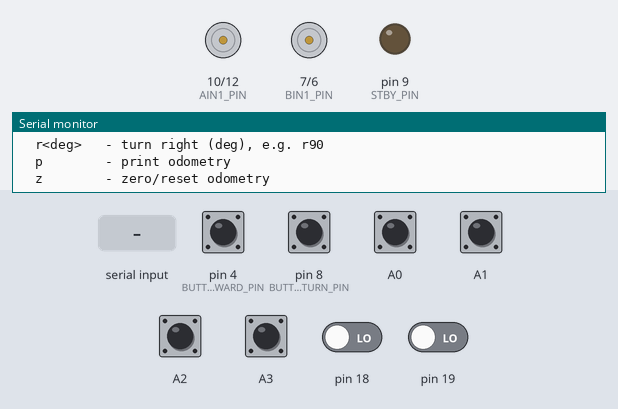
This sketch was run on a simulated Arduino Uno, built with avr-gcc and run on an emulated ATmega328P. Parts: motor-driver pin pairs drawn as motors (green arrow = first pin HIGH = forward, orange = second pin HIGH = backward, longer = more drive, scaled by the enable pin, stopped while the standby pin is LOW), output pins drawn as LEDs (lit = HIGH), the last lines printed to the serial monitor. The test bench sets the inputs (shaded band); at power-on: A0–3, pin 4 (BUTTON_FORWARD_PIN), pin 8 (BUTTON_TURN_PIN) HIGH, pin 18, pin 19 LOW.

Above: at 1.2 s.
1.3 s: pin 8 (BUTTON_TURN_PIN) pulled LOW for 0.15 s
At 4.2 s:
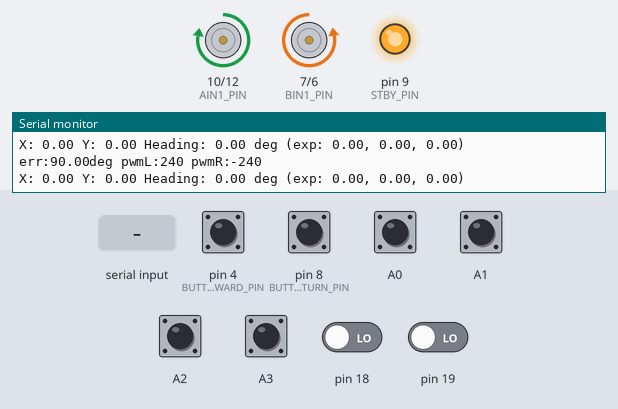
4.4 s: "r90\n" received over Serial
7.4 s: pin 4 (BUTTON_FORWARD_PIN) pulled LOW for 0.15 s
At 8.6 s:
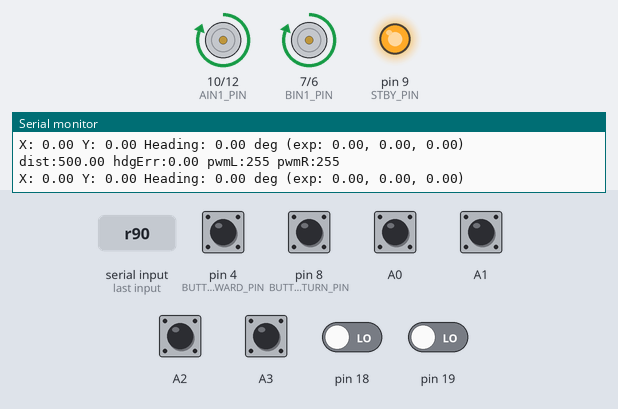
9.0 s: "l,45\n" received over Serial
12.0 s: A0 pulled LOW for 0.15 s
At 13.0 s:
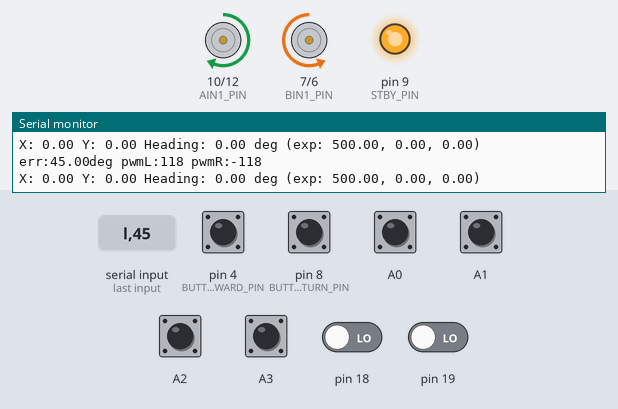
Timing chart, 0 to 18.0 s (numbered marks = the images above; inputs shaded):
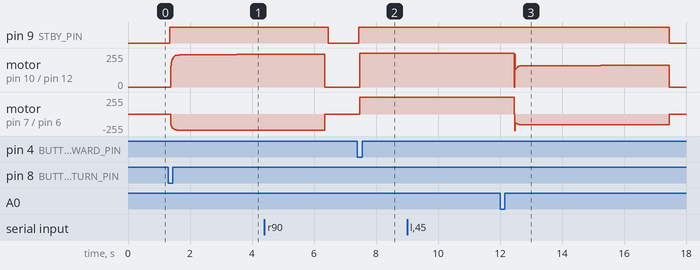

Measured:
- after the input at 1.3 s, pin 9 (STBY_PIN): LOW → HIGH after 0.05 s; motor on pin 10 (AIN1_PIN) / pin 12 (AIN2_PIN): moves from stopped to forward 244/255 over 2.1 s, starting after 0.07 s; motor on pin 7 (BIN1_PIN) / pin 6 (BIN2_PIN): moves from stopped to backward 245/255 over 2.1 s, starting after 0.07 s
- after the input at 7.4 s, pin 9 (STBY_PIN): LOW → HIGH after 0.05 s; motor on pin 10 (AIN1_PIN) / pin 12 (AIN2_PIN), motor on pin 7 (BIN1_PIN) / pin 6 (BIN2_PIN): stopped → forward 255/255 after 0.07 s

The sketch:

baseline.ino
```cpp
// Baseline: Simple encoder odometry with position PID
// No cascaded loops, no adaptive velocity - just the essentials

// ============== CONFIGURATION ==============

// Motor pins (same as original)
const int PWMA_PIN = 11;
const int AIN1_PIN = 10;
const int AIN2_PIN = 12;
const int PWMB_PIN = 5;
const int BIN1_PIN = 7;
const int BIN2_PIN = 6;
const int STBY_PIN = 9;

// Encoder pins (quadrature on A0-A3)
// Left encoder:  A0 (channel A), A1 (channel B)
// Right encoder: A2 (channel A), A3 (channel B)

// Button pins
const int BUTTON_FORWARD_PIN = 4;  // 500mm straight
const int BUTTON_TURN_PIN = 8;     // 90° left turn

// Robot measurements - FILL THESE IN
const float WHEEL_DIAMETER_MM = 73.025;  // 2 7/8 inches
const float WHEEL_BASE_MM = 180.0;       // Distance between wheel centers
const int COUNTS_PER_REV = 900;          // Quadrature encoder counts per revolution

// Derived constants
const float MM_PER_COUNT = (PI * WHEEL_DIAMETER_MM) / COUNTS_PER_REV;

// Timing
const unsigned long LOOP_PERIOD_US = 20000;  // 50Hz

// PID gains - START WITH THESE, TUNE AS NEEDED
// Position PID (for straight driving)
float Kp_pos = 10.0;
float Ki_pos = 0.0;
float Kd_pos = 0.5;

// Heading PID (for turning)
float Kp_heading = 150.0;
float Ki_heading = 1.0;
float Kd_heading = 5.0;

// Heading correction during straights (can be different)
float Kp_heading_straight = 1000.0;

// Motion limits
const int MAX_PWM = 255;          // Max speed
const int MIN_PWM = 80;           // Motor deadband
const float POS_TOLERANCE = 5.0;  // mm
const float HEADING_TOLERANCE = 0.035;  // ~2 degrees in radians
const int SETTLE_COUNT = 5;       // Consecutive readings in tolerance
const unsigned long TIMEOUT_MS = 5000;

// ============== GLOBAL STATE ==============

// Encoder counts (volatile for ISR)
volatile long encLeft = 0;
volatile long encRight = 0;

// Previous encoder values for delta calculation
long encLeftPrev = 0;
long encRightPrev = 0;

// Odometry state (measured)
float posX = 0;       // mm
float posY = 0;       // mm
float heading = 0;    // radians

// Expected position (ideal path)
float expectedX = 0;
float expectedY = 0;
float expectedHeading = 0;

// Timing
unsigned long lastUpdateUs = 0;

// Button states
int lastButtonForward = HIGH;
int lastButtonTurn = HIGH;

// PID state structure (must be defined before use)
struct PIDState {
  float integral;
  float lastError;
  float lastMeasurement;
  float derivFiltered;
};

PIDState pidPos = {0, 0, 0, 0};
PIDState pidHeading = {0, 0, 0, 0};

// ============== QUADRATURE ENCODER (Pin Change Interrupts) ==============

// Previous pin states for detecting changes
volatile uint8_t lastPinState = 0;

// Quadrature decoding lookup table
// Index: (oldA << 3) | (oldB << 2) | (newA << 1) | newB
// Value: -1, 0, or +1
const int8_t QUAD_TABLE[16] = {
   0, -1,  1,  0,
   1,  0,  0, -1,
  -1,  0,  0,  1,
   0,  1, -1,  0
};

// Pin Change Interrupt for Port C (A0-A5)
ISR(PCINT1_vect) {
  uint8_t currentState = PINC;

  // Left encoder: A0 = bit 0, A1 = bit 1
  uint8_t leftOldA = (lastPinState >> 0) & 1;
  uint8_t leftOldB = (lastPinState >> 1) & 1;
  uint8_t leftNewA = (currentState >> 0) & 1;
  uint8_t leftNewB = (currentState >> 1) & 1;
  uint8_t leftIdx = (leftOldA << 3) | (leftOldB << 2) | (leftNewA << 1) | leftNewB;
  encLeft += QUAD_TABLE[leftIdx];

  // Right encoder: A2 = bit 2, A3 = bit 3 (inverted)
  uint8_t rightOldA = (lastPinState >> 2) & 1;
  uint8_t rightOldB = (lastPinState >> 3) & 1;
  uint8_t rightNewA = (currentState >> 2) & 1;
  uint8_t rightNewB = (currentState >> 3) & 1;
  uint8_t rightIdx = (rightOldA << 3) | (rightOldB << 2) | (rightNewA << 1) | rightNewB;
  encRight -= QUAD_TABLE[rightIdx];  // Inverted

  lastPinState = currentState;
}

void setupEncoders() {
  // Set pins as inputs with pullup
  pinMode(A0, INPUT_PULLUP);
  pinMode(A1, INPUT_PULLUP);
  pinMode(A2, INPUT_PULLUP);
  pinMode(A3, INPUT_PULLUP);

  // Store initial state
  lastPinState = PINC;

  // Enable Pin Change Interrupt for Port C (PCIE1)
  PCICR |= (1 << PCIE1);

  // Enable interrupts on A0-A3 (PCINT8-PCINT11)
  PCMSK1 |= (1 << PCINT8) | (1 << PCINT9) | (1 << PCINT10) | (1 << PCINT11);
}

// Read encoder values atomically (disable interrupts briefly)
void readEncoders(long &left, long &right) {
  noInterrupts();
  left = encLeft;
  right = encRight;
  interrupts();
}

// ============== ODOMETRY ==============

void updateOdometry(float dt) {
  long left, right;
  readEncoders(left, right);

  // Calculate deltas
  long deltaLeft = left - encLeftPrev;
  long deltaRight = right - encRightPrev;
  encLeftPrev = left;
  encRightPrev = right;

  // Convert to mm
  float distLeft = deltaLeft * MM_PER_COUNT;
  float distRight = deltaRight * MM_PER_COUNT;

  // Calculate movement
  float distCenter = (distLeft + distRight) / 2.0;
  float deltaHeading = (distRight - distLeft) / WHEEL_BASE_MM;

  // Update position using midpoint heading for better accuracy
  float midHeading = heading + deltaHeading / 2.0;
  posX += distCenter * cos(midHeading);
  posY += distCenter * sin(midHeading);
  heading += deltaHeading;

  // Normalize heading to [-PI, PI]
  while (heading > PI) heading -= 2 * PI;
  while (heading < -PI) heading += 2 * PI;
}

// Reset odometry to origin
void resetOdometry() {
  noInterrupts();
  encLeft = 0;
  encRight = 0;
  interrupts();
  encLeftPrev = 0;
  encRightPrev = 0;
  posX = 0;
  posY = 0;
  heading = 0;
  expectedX = 0;
  expectedY = 0;
  expectedHeading = 0;
}

// ============== PID CONTROLLER ==============

void resetPID(PIDState &pid) {
  pid.integral = 0;
  pid.lastError = 0;
  pid.lastMeasurement = 0;
  pid.derivFiltered = 0;
}

float computePID(float error, float measurement, float Kp, float Ki, float Kd,
                 PIDState &state, float dt, float maxIntegral) {
  // Proportional
  float P = Kp * error;

  // Integral with anti-windup
  state.integral += Ki * error * dt;
  state.integral = constrain(state.integral, -maxIntegral, maxIntegral);
  float I = state.integral;

  // Derivative on error (filtered)
  float derivative = (error - state.lastError) / dt;
  // Simple low-pass filter (alpha = 0.3 for more smoothing)
  state.derivFiltered = 0.3 * derivative + 0.7 * state.derivFiltered;
  float D = -Kd * state.derivFiltered;  // Negative for damping

  state.lastError = error;
  state.lastMeasurement = measurement;

  return P + I + D;
}

// ============== MOTOR CONTROL ==============

void enableMotors(bool en) {
  digitalWrite(STBY_PIN, en ? HIGH : LOW);
}

void drive(int powerL, int powerR) {
  powerL = constrain(powerL, -255, 255);
  powerR = constrain(powerR, -255, 255);

  // Apply deadband compensation
  if (powerL > 0) powerL = map(powerL, 0, 255, MIN_PWM, 255);
  else if (powerL < 0) powerL = map(powerL, -255, 0, -255, -MIN_PWM);

  if (powerR > 0) powerR = map(powerR, 0, 255, MIN_PWM, 255);
  else if (powerR < 0) powerR = map(powerR, -255, 0, -255, -MIN_PWM);

  // Left motor
  if (powerL < 0) {
    digitalWrite(AIN1_PIN, LOW);
    digitalWrite(AIN2_PIN, HIGH);
  } else {
    digitalWrite(AIN1_PIN, HIGH);
    digitalWrite(AIN2_PIN, LOW);
  }

  // Right motor
  if (powerR < 0) {
    digitalWrite(BIN1_PIN, LOW);
    digitalWrite(BIN2_PIN, HIGH);
  } else {
    digitalWrite(BIN1_PIN, HIGH);
    digitalWrite(BIN2_PIN, LOW);
  }

  analogWrite(PWMA_PIN, abs(powerL));
  analogWrite(PWMB_PIN, abs(powerR));
}

void brake() {
  digitalWrite(AIN1_PIN, HIGH);
  digitalWrite(AIN2_PIN, HIGH);
  digitalWrite(BIN1_PIN, HIGH);
  digitalWrite(BIN2_PIN, HIGH);
  analogWrite(PWMA_PIN, 0);
  analogWrite(PWMB_PIN, 0);
}

// ============== MOVEMENT FUNCTIONS ==============

// Drive straight for a given distance (mm)
// Positive = forward, negative = backward
bool driveStraight(float distanceMm) {
  // Calculate target from EXPECTED position (ideal path)
  float targetX = expectedX + distanceMm * cos(expectedHeading);
  float targetY = expectedY + distanceMm * sin(expectedHeading);
  bool goingBackward = (distanceMm < 0);

  resetPID(pidPos);
  resetPID(pidHeading);

  int settleCount = 0;
  unsigned long startTime = millis();
  unsigned long lastUpdate = micros();
  unsigned long lastLog = 0;

  Serial.print("Driving to: ");
  Serial.print(targetX);
  Serial.print(", ");
  Serial.print(targetY);
  Serial.println(goingBackward ? " (backward)" : " (forward)");

  while (true) {
    unsigned long now = micros();
    if (now - lastUpdate >= LOOP_PERIOD_US) {
      float dt = (now - lastUpdate) / 1000000.0;
      lastUpdate += LOOP_PERIOD_US;

      // Update odometry
      updateOdometry(dt);

      // Vector to target
      float dx = targetX - posX;
      float dy = targetY - posY;
      float distError = sqrt(dx * dx + dy * dy);

      // Angle to target
      float angleToTarget = atan2(dy, dx);

      // Heading error - steer toward target
      float headingError;
      if (goingBackward) {
        // When going backward, we want our BACK to face the target
        // So desired heading is angleToTarget + 180°
        headingError = angleToTarget + PI - heading;
      } else {
        headingError = angleToTarget - heading;
      }
      // Normalize to [-PI, PI]
      while (headingError > PI) headingError -= 2 * PI;
      while (headingError < -PI) headingError += 2 * PI;

      // Compute PID outputs
      float baseSpeed = computePID(distError, 0, Kp_pos, Ki_pos, Kd_pos,
                                   pidPos, dt, MAX_PWM);
      float turnCorrection = computePID(headingError, 0, Kp_heading_straight, Ki_heading, Kd_heading,
                                        pidHeading, dt, MAX_PWM / 2);

      // Limit base speed
      baseSpeed = constrain(baseSpeed, -MAX_PWM, MAX_PWM);

      // If going backward, negate base speed
      if (goingBackward) {
        baseSpeed = -baseSpeed;
      }

      // Calculate motor powers (constrain to valid PWM range)
      int powerL = constrain((int)(baseSpeed + turnCorrection), -255, 255);
      int powerR = constrain((int)(baseSpeed - turnCorrection), -255, 255);

      drive(powerL, powerR);

      // Log every 100ms
      unsigned long nowMs = millis();
      if (nowMs - lastLog >= 100) {
        lastLog = nowMs;
        Serial.print("dist:");
        Serial.print(distError);
        Serial.print(" hdgErr:");
        Serial.print(headingError * 180.0 / PI);
        Serial.print(" pwmL:");
        Serial.print(powerL);
        Serial.print(" pwmR:");
        Serial.println(powerR);
        printOdometry();
      }

      // Check if settled (close to target)
      if (distError < POS_TOLERANCE) {
        settleCount++;
        if (settleCount >= SETTLE_COUNT) {
          brake();
          // Update expected position to target
          expectedX = targetX;
          expectedY = targetY;
          Serial.println("Done - settled");
          return true;
        }
      } else {
        settleCount = 0;
      }

      // Timeout check
      if (millis() - startTime > TIMEOUT_MS) {
        brake();
        // Still update expected position (assume we made it)
        expectedX = targetX;
        expectedY = targetY;
        Serial.println("Done - timeout");
        return false;
      }
    }
  }
}

// Turn in place by a given angle (degrees)
// Positive = counter-clockwise, negative = clockwise
bool turn(float degrees) {
  float radians = degrees * PI / 180.0;
  // Calculate target from EXPECTED heading (ideal path)
  float targetHeading = expectedHeading + radians;

  // Normalize target
  while (targetHeading > PI) targetHeading -= 2 * PI;
  while (targetHeading < -PI) targetHeading += 2 * PI;

  resetPID(pidHeading);

  int settleCount = 0;
  unsigned long startTime = millis();
  unsigned long lastUpdate = micros();
  unsigned long lastLog = 0;

  Serial.print("Turning: ");
  Serial.print(degrees);
  Serial.println(" deg");

  while (true) {
    unsigned long now = micros();
    if (now - lastUpdate >= LOOP_PERIOD_US) {
      float dt = (now - lastUpdate) / 1000000.0;
      lastUpdate += LOOP_PERIOD_US;

      // Update odometry
      updateOdometry(dt);

      // Calculate heading error
      float headingError = targetHeading - heading;
      // Normalize to [-PI, PI] for shortest path
      while (headingError > PI) headingError -= 2 * PI;
      while (headingError < -PI) headingError += 2 * PI;

      // Compute PID output (use 0 for measurement to avoid wrap-around issues)
      float turnSpeed = computePID(headingError, 0, Kp_heading, Ki_heading, Kd_heading,
                                   pidHeading, dt, MAX_PWM);

      // Limit turn speed
      turnSpeed = constrain(turnSpeed, -MAX_PWM, MAX_PWM);

      // Tank turn: opposite motor directions
      int powerL = constrain((int)(turnSpeed), -255, 255);
      int powerR = constrain((int)(-turnSpeed), -255, 255);

      drive(powerL, powerR);

      // Log every 100ms
      unsigned long nowMs = millis();
      if (nowMs - lastLog >= 100) {
        lastLog = nowMs;
        Serial.print("err:");
        Serial.print(headingError * 180.0 / PI);
        Serial.print("deg pwmL:");
        Serial.print(powerL);
        Serial.print(" pwmR:");
        Serial.println(powerR);
        printOdometry();
      }

      // Check if settled
      if (abs(headingError) < HEADING_TOLERANCE) {
        settleCount++;
        if (settleCount >= SETTLE_COUNT) {
          brake();
          // Update expected heading to target
          expectedHeading = targetHeading;
          Serial.println("Done - settled");
          return true;
        }
      } else {
        settleCount = 0;
      }

      // Timeout check
      if (millis() - startTime > TIMEOUT_MS) {
        brake();
        // Still update expected heading (assume we made it)
        expectedHeading = targetHeading;
        Serial.println("Done - timeout");
        return false;
      }
    }
  }
}

// ============== DEBUG ==============

void printOdometry() {
  Serial.print("X: ");
  Serial.print(posX);
  Serial.print(" Y: ");
  Serial.print(posY);
  Serial.print(" Heading: ");
  Serial.print(heading * 180.0 / PI);
  Serial.print(" deg (exp: ");
  Serial.print(expectedX);
  Serial.print(", ");
  Serial.print(expectedY);
  Serial.print(", ");
  Serial.print(expectedHeading * 180.0 / PI);
  Serial.println(")");
}

// ============== TEST SEQUENCE ==============

void runTestSequence() {
  Serial.println("\n=== Starting Test Sequence ===");
  resetOdometry();
  enableMotors(true);

  // Drive a square: 300mm sides
  for (int i = 0; i < 4; i++) {
    Serial.print("\n--- Side ");
    Serial.print(i + 1);
    Serial.println(" ---");

    driveStraight(300);
    printOdometry();
    delay(500);

    turn(90);
    printOdometry();
    delay(500);
  }

  enableMotors(false);

  Serial.println("\n=== Test Complete ===");
  Serial.println("Final position (should be near 0,0):");
  printOdometry();
}

// ============== SETUP & LOOP ==============

void setup() {
  Serial.begin(115200);  // Faster baud rate for less timing impact

  // Motor pins
  pinMode(PWMA_PIN, OUTPUT);
  pinMode(AIN1_PIN, OUTPUT);
  pinMode(AIN2_PIN, OUTPUT);
  pinMode(PWMB_PIN, OUTPUT);
  pinMode(BIN1_PIN, OUTPUT);
  pinMode(BIN2_PIN, OUTPUT);
  pinMode(STBY_PIN, OUTPUT);

  // Quadrature encoders on A0-A3
  setupEncoders();

  // Buttons
  pinMode(BUTTON_FORWARD_PIN, INPUT_PULLUP);
  pinMode(BUTTON_TURN_PIN, INPUT_PULLUP);

  enableMotors(false);

  Serial.println("Baseline Robot Control");
  Serial.println("Button 4: Drive 500mm forward");
  Serial.println("Button 8: Turn 90 deg left");
  Serial.println("Commands via Serial:");
  Serial.println("  f<dist>  - drive forward (mm), e.g. f500");
  Serial.println("  b<dist>  - drive backward (mm), e.g. b200");
  Serial.println("  l<deg>   - turn left (deg), e.g. l90");
  Serial.println("  r<deg>   - turn right (deg), e.g. r90");
  Serial.println("  p        - print odometry");
  Serial.println("  z        - zero/reset odometry");
}

void loop() {
  // Button 4: Drive 500mm forward
  int btnForward = digitalRead(BUTTON_FORWARD_PIN);
  if (lastButtonForward == HIGH && btnForward == LOW) {
    delay(50);  // Debounce
    Serial.println("\n--- Button 4: Forward 500mm ---");
    enableMotors(true);
    driveStraight(500);
    enableMotors(false);
    printOdometry();
  }
  lastButtonForward = btnForward;

  // Button 8: Turn 90° left
  int btnTurn = digitalRead(BUTTON_TURN_PIN);
  if (lastButtonTurn == HIGH && btnTurn == LOW) {
    delay(50);  // Debounce
    Serial.println("\n--- Button 8: Turn 90 left ---");
    enableMotors(true);
    turn(90);
    enableMotors(false);
    printOdometry();
  }
  lastButtonTurn = btnTurn;

  // Serial command handling
  if (Serial.available()) {
    char cmd = Serial.read();
    float value = Serial.parseFloat();

    enableMotors(true);

    switch (cmd) {
      case 'f':
        driveStraight(value);
        break;
      case 'b':
        driveStraight(-value);
        break;
      case 'l':
        turn(value);
        break;
      case 'r':
        turn(-value);
        break;
      case 'p':
        printOdometry();
        break;
      case 'z':
        resetOdometry();
        Serial.println("Odometry reset");
        break;
    }

    enableMotors(false);
    printOdometry();

    // Clear any remaining serial data
    while (Serial.available()) Serial.read();
  }
}
```
